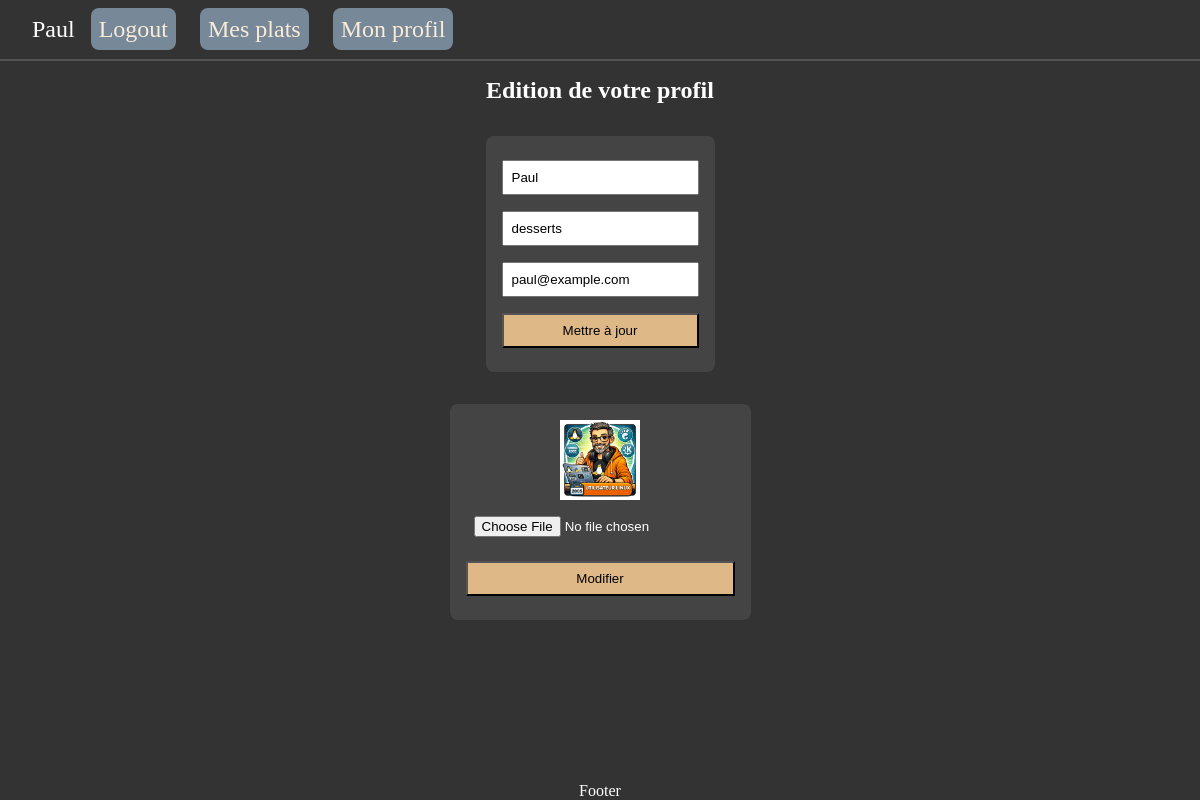
/index.php?page=profil (signed in), run on the app's committed database.
### tables this page shows
CREATE TABLE `cuisiniers` (
    `id_cuisinier` INT NOT NULL AUTO_INCREMENT,
    `nom` VARCHAR(100) NOT NULL,
    `specialite` VARCHAR(100) DEFAULT NULL,
    `email` VARCHAR(150) UNIQUE NOT NULL,
    `password` VARCHAR(255) NOT NULL,
    `avatar` VARCHAR(255) DEFAULT NULL,
    PRIMARY KEY (`id_cuisinier`)
);

### index.php (called while the page is built, shortened)
<?php
require("./include/pdo.php");
require("./include/auths.php");
$allowedPages = [
    "home" => "./views/home.php",
    "register" => "./views/register.php",
    "login" => "./views/login.php",
    "logout" => "./views/logout.php",
    "profil" => "./views/profil.php",
    "plats" => "./views/plats.php",
    "addplats" => "./views/addplats.php",
    "editplats" => "./views/editplats.php",
    "delplats" => "./views/delplats.php"
];
$pageUrl = $allowedPages['home'];
if (isset($_GET["page"]) && !empty($_GET["page"])) {
    $reqPage = trim(htmlspecialchars($_GET["page"]));
    if (key_exists($reqPage, $allowedPages)) {
        $pageUrl = $allowedPages[$reqPage];
    }
}
require($pageUrl);

### include/auths.php (called while the page is built, shortened)
<?php
function getCuisinierById($pdo, $idCuisinier)
{
    $sql = "SELECT * FROM cuisiniers WHERE id_cuisinier = :id_cuisinier";
    $stmt = $pdo->prepare($sql);
    $state = $stmt->execute([":id_cuisinier" => $idCuisinier]);
    $cuisinier = $stmt->fetch();
    return $cuisinier;
}

### views/profil.php (the view, shortened to what this page needs)
<?php
$cuisinier = getCuisinierById($pdo, $_SESSION["user_id"]);
$nom = $cuisinier["nom"];
$email = $cuisinier["email"];
$specialite = $cuisinier["specialite"];
$avatar = $cuisinier["avatar"];
?>
<?php
require("./views/partials/head.php");
?>
<h1 class="title">Edition de votre profil</h1>
<div class="register-form">
    <form action="" method="post" enctype="multipart/form-data">
        <div>
            <input type="text" name="nom" placeholder="Votre nom" value="<?= $nom ?>">
        </div>
        <div>
            <input type="text" name="specialite" placeholder="Votre spécialité" value="<?= $specialite ?>">
        </div>
        <div>
            <input type="email" name="email" placeholder="Votre email" value="<?= $email ?>">
        </div>
        <div>
            <input type="submit" name="update" value="Mettre à jour">
        </div>
    </form>
</div>
<div class="avatar-form">
    <div class="avatar-small">
        <img src="<?= $avatar ?>" alt="Votre avatar">
    </div>
    <form action="" method="post" enctype="multipart/form-data">
        <div>
            <input type="file" name="avatar">
        </div>
        <div>
            <input type="submit" name="update-avatar" value="Modifier">
        </div>
    </form>
</div>
<?php
require("./views/partials/tail.php");
?>

### assets/css/style.css (style rules this page uses)
* { margin: 0; padding: 0; box-sizing: border-box; }
img { width: 100%; }
.title { font-size: 1.5rem; text-align: center; margin: 1rem 0; }
.avatar-small { width: 5rem; height: 5rem; margin: 0 auto; }

### data on the page
cuisiniers: nom "Paul", specialite "desserts", email "paul@example.com", avatar (picture)

### other printed values
$_SESSION["name"] "Paul"
